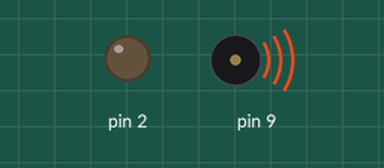
The sketch below on a simulated Arduino Uno, built with avr-gcc and run on an emulated ATmega328P. Parts: output pins drawn as LEDs (lit = HIGH), buzzer (waves = sounding).

Above: at 1.0 s.
At 2.55 s:
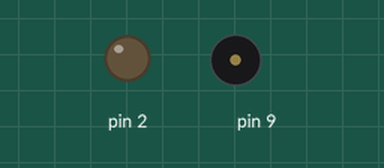
Timing chart, 0 to 7.8 s (numbered marks = the images above):
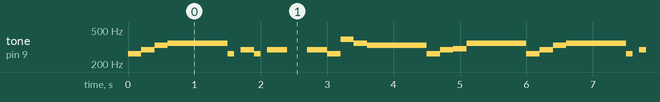

The sketch:

Buzze01.ino
```cpp
void setup() {
  // put your setup code here, to run once:
pinMode(2, OUTPUT);

}

void loop() {
  // put your main code here, to run repeatedly:

  tone(9,262,200); //DO
  delay(200);
  tone(9,294,300); //RÉ
    delay(200);
  tone(9,330,300); //MI
    delay(200);
    tone(9,349,300); //FA
    delay(300);
    tone(9,349,300); //FA
    delay(300);
    tone(9,349,300); //FA
    delay(300);
    tone(9,262,100); //DO
    delay(200);
    tone(9,294,300); //RE
    delay(200);
    tone(9,262,100); //DO
    delay(200);
    tone(9,294,300); //RE
    delay(300);
    delay(300);
    tone(9,294,300); //RE
    delay(300);
    tone(9,262,200); //DO
    delay(200);
    tone(9,392,200); //SOL
    delay(200);
    tone(9,349,200); //FA
    delay(200);
    tone(9,330,300); //MI
    delay(300);
    tone(9,330,300); //MI
    delay(300);
    tone(9,330,300); //MI
    delay(300);
    tone(9,262,200); //DO
    delay(200);
    tone(9,294,300); //RE
    delay(200);
    tone(9,300,300); //MI
    delay(200);
    tone(9,349,300); //FA
    delay(300);
    tone(9,349,300); //FA
    delay(300);
    tone(9,349,300); //FA
    delay(300);
}
```
